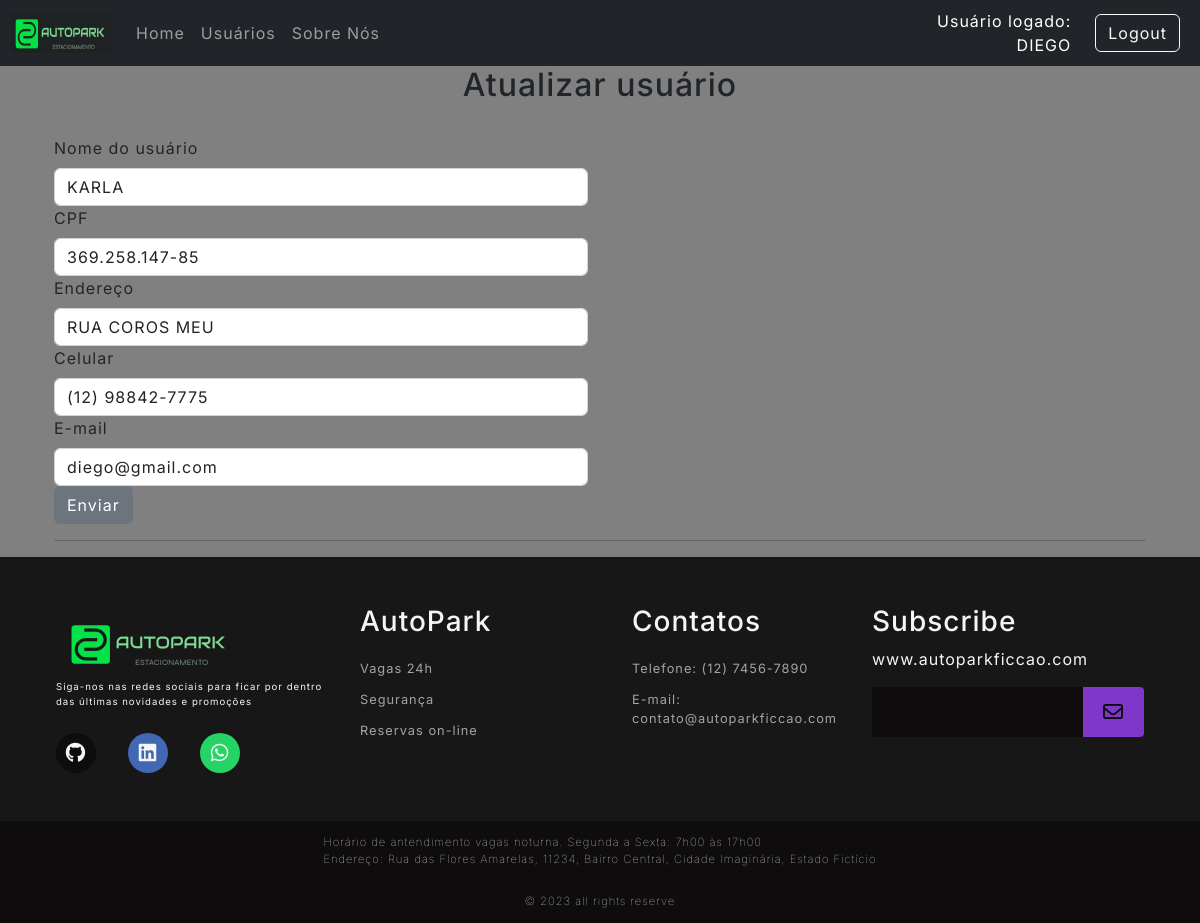
/user/3/updateUser (signed in), run on the app's committed database.
### Src/Model/BancoDados.py (models this page shows, shortened)
class Usuarios(UserMixin,db.Model):
  __tablename__= "Usuarios"
  id = db.Column(db.Integer, primary_key=True, autoincrement=True)
  cpf = db.Column(db.Integer, unique=True)
  codUser = db.Column(db.Integer, unique=True)
  nome = db.Column(db.String(150))
  endereco = db.Column(db.String(150))
  contato = db.Column(db.String(150))
  email = db.Column(db.String(150))
  senha = db.Column(db.String(150))
  status = db.Column(db.String(3))

### Src/View/User.py (the view, shortened to what this page needs)
@User.route('/<int:id>/updateUser', methods=['GET','POST'])
@login_required
def updateUser(id):
  _user = Usuarios.query.filter_by(id=id).first()
  return render_template('atualizarUsuarios.html', user=_user)

### Src/View/Login.py (called while the page is built)
@login_manager.user_loader
def load_user(employee_id):
  usuario = Usuarios.query.filter_by(id=employee_id).first()
  return usuario

### Templates/atualizarUsuarios.html (shortened to what this page needs)
{% extends 'base.html' %}
{% block conteudo %}
<h2 style="text-align: center;">Atualizar usuário</h2><br>
<div class="container">
<form method="POST" action="{{url_for('router.user.updateUser', id=user.id)}}">
  <div class="row">
    <div class="col-sm-6">
      <label class="form-label" for="form3Example4">Nome do usuário</label>
      <input type="text" class="form-control" name="nome" value="{{user.nome}}">
      <label class="form-label" for="form3Example4">CPF</label>
      <input type="text" minlength="11" maxlength="11" class="form-control" id="cpf" name="cpf" value="{{user.cpf}}">
      <label class="form-label" for="form3Example4">Endereço</label>
      <input type="text" class="form-control" name="endereco" value="{{user.endereco}}">
      <label class="form-label" for="form3Example4">Celular</label>
      <input type="text" class="form-control" name="contato" value="{{user.contato}}" id="celular">
      <label class="form-label" for="form3Example4">E-mail</label>
      <input type="text" class="form-control" name="email" value="{{user.email}}">
      <button type="submit" name="bt1" value="1" class="btn btn-secondary">Enviar</button>
    </div>
  </div>
  <hr>
</div>
{% endblock conteudo %}

### Templates/top.html
<div id="containers">
    <nav class="navbar navbar-expand-lg navbar-dark bg-dark">
        <div class="container-fluid">
            <a class="navbar-brand" href="{{url_for('router.home.index')}}">
                <img src="{{url_for('static', filename='Images/LogoNavi.png')}}" style="width: 100px; height: 40px;">
            </a>
            <div class="collapse navbar-collapse" id="navbarSupportedContent">
                <ul class="navbar-nav me-auto mb-2 mb-lg-0">
                    <li class="nav-item">
                        <a class="nav-link" href="{{url_for('router.home.index')}}">Home</a>
                    </li>
                    {% if current_user.nome == "ADMIN" %}
                    <li class="nav-item">
                        <a class="nav-link" href="{{url_for('router.traffic.list')}}">Registros</a>
                    </li>
                    <li class="nav-item">
                        <a class="nav-link" href="{{url_for('router.user.listUser')}}">Usuários</a>
                    </li>
                    <li class="nav-item">
                        <a class="nav-link" href="{{url_for('router.cadCartao.ListCartao')}}">Cartão RFID</a>
                    </li>
                    {% elif current_user.nome  %}
                    <li class="nav-item">
                        <a class="nav-link" href="{{ url_for('router.user.listUser')}}">Usuários</a>
                    </li>
                    {% elif current_user.nome  %}
                    <li class="nav-item">
                        <a class="nav-link" href="{{url_for('router.user.listUser')}}">Usuários</a>
                    </li>
                    {% endif %}
                    <li class="nav-item" style="width: 120px;">
                        <a class="nav-link" href="{{url_for('router.about.sobre')}}">Sobre Nós</a>
                    </li>
                </ul>
                {% if not current_user.nome %}
                <div class="text-end" style="width: 200px;">
                    <a type="button" class="btn btn-outline-light me-2"
                        href="{{url_for('router.login.login')}}">Login</a>
                </div>
                {% else %}
                <div class="text-end me-4" style="text-align:right; color:white; width:300px ">
                    Usuário logado:<br>{{current_user.nome}}
                </div>
                <div class="text-end">
                    <a type="button" class="btn btn-outline-light me-2"
                        href="{{url_for('router.login.logout')}}">Logout</a>
                </div>
                {% endif %}
            </div>
        </div>
    </nav>
</div>

### Public/style.css (style rules this page uses)
:root { --color-neutral-0: #0e0c0c; --color-neutral-10: #171717; --color-neutral-30: #a8a29e; --color-neutral-40: #f5f5f5; --color-neutral-50: #808080; }
* { font-family: 'Inter', sans-serif; margin: 0; padding: 0; box-sizing: border-box; letter-spacing: 1px; }
body { background: var(--color-neutral-50); }

### data on the page
Usuarios: nome "DIEGO"
Usuarios: nome "KARLA", cpf "369.258.147-85", endereco "RUA COROS MEU", contato "(12) 98842-7775", email "diego@gmail.com"
